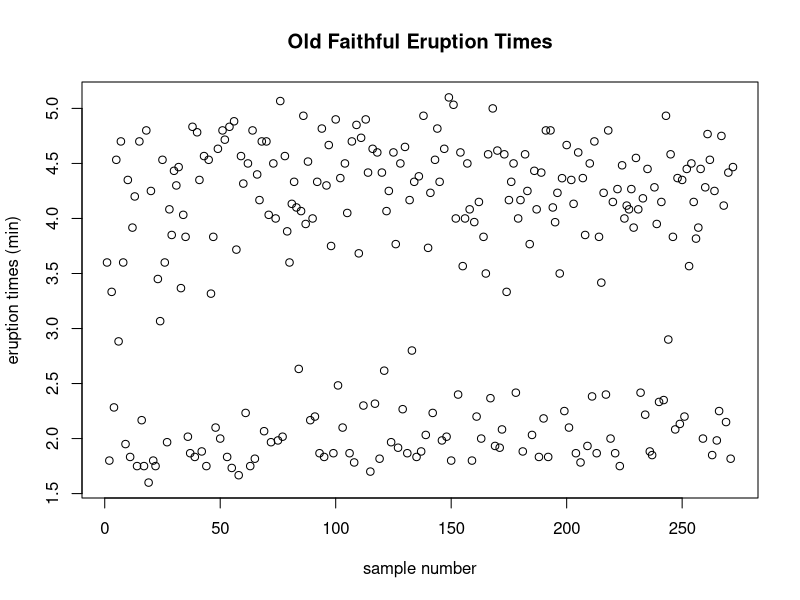
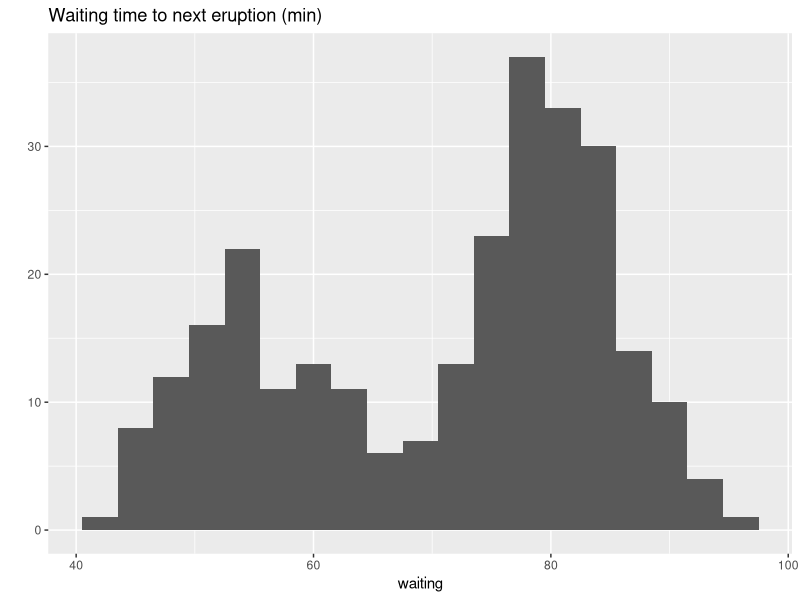
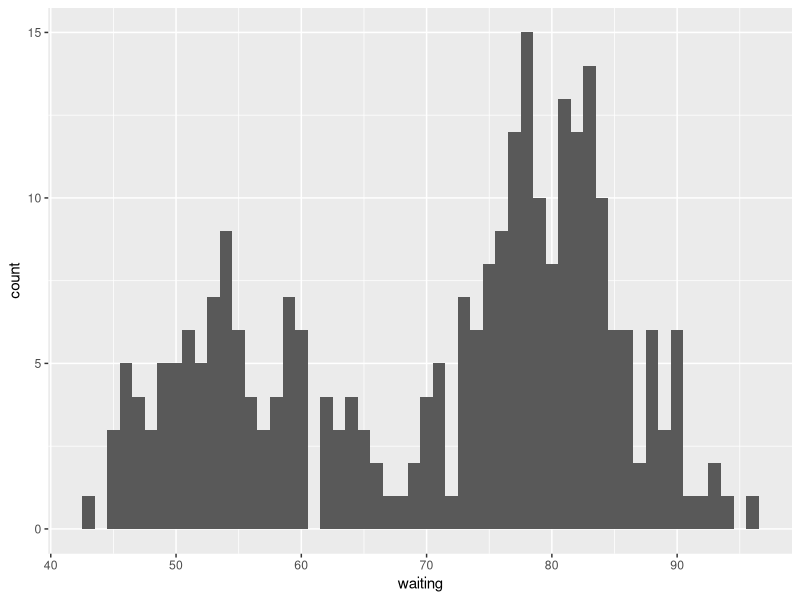
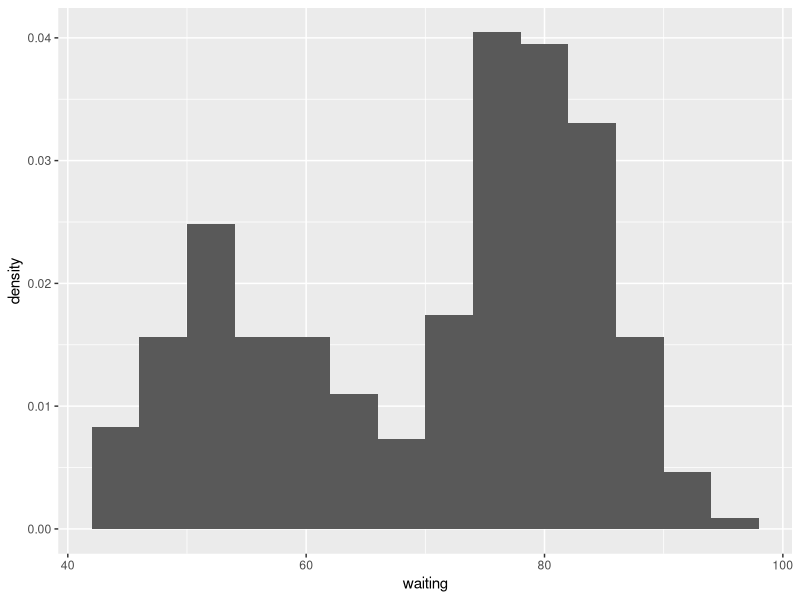
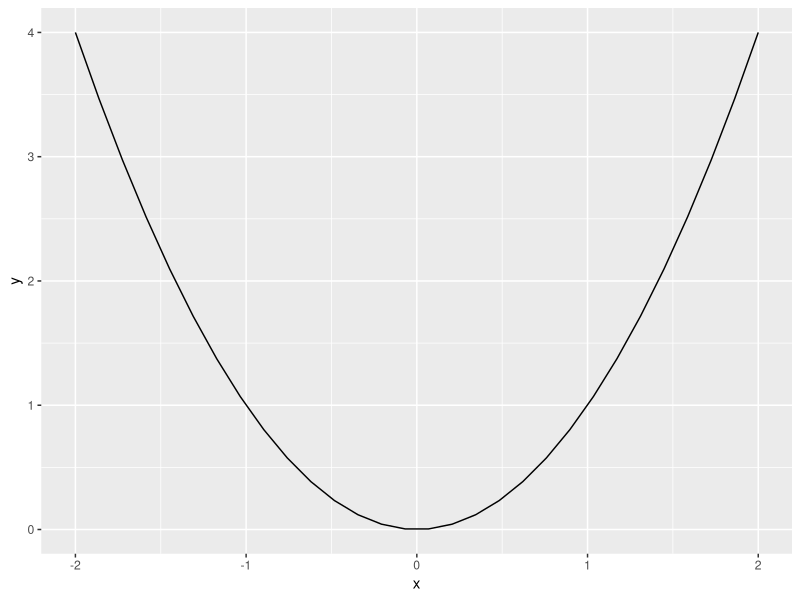
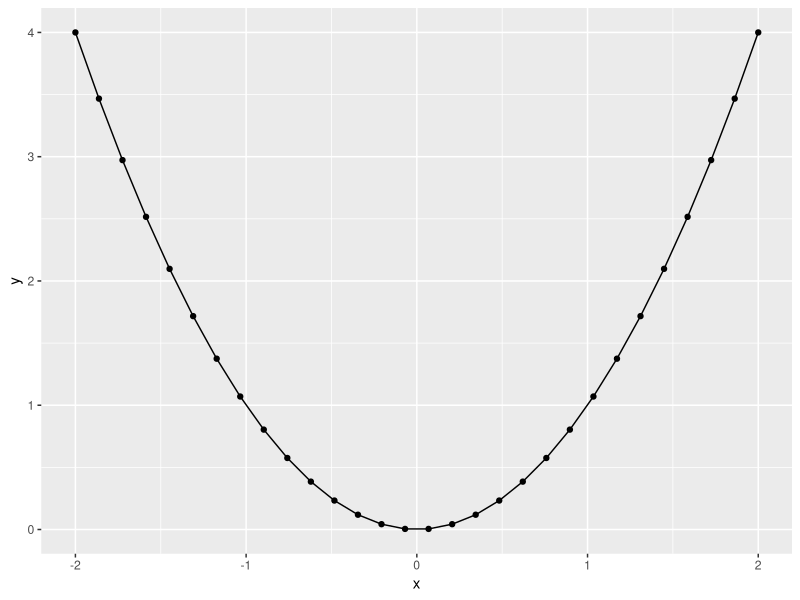
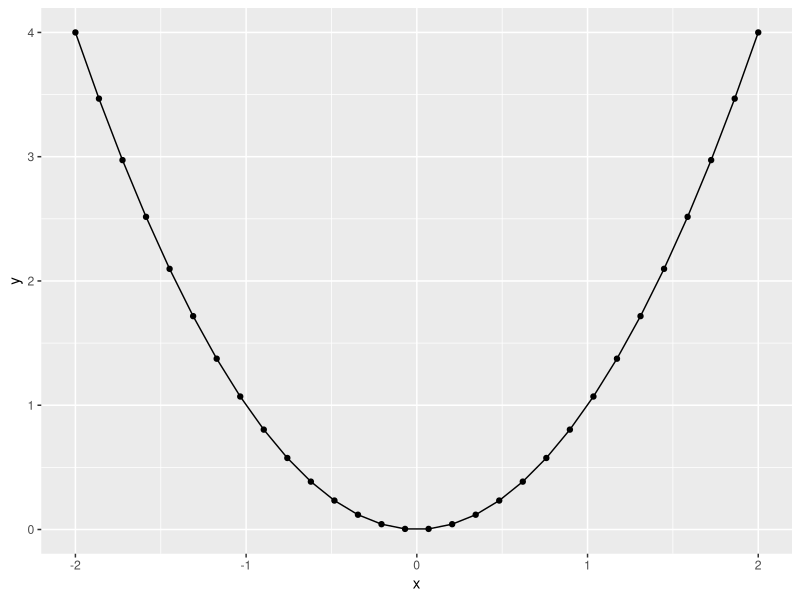
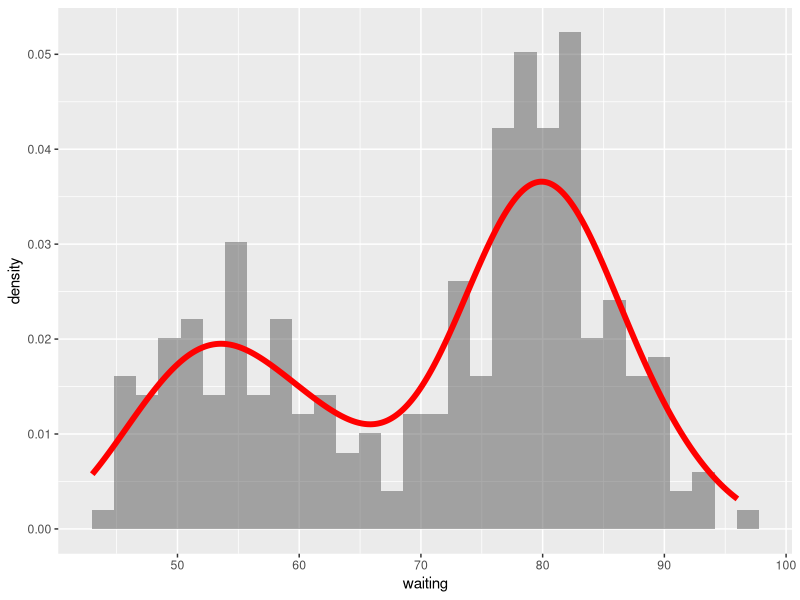

Reproduce these figures in R, in order.
library(ggplot2)
data(faithful)

#QUIZ 1: Create a Strip Plot - one dimensional numeric data as points in a two-dimensional plane with one axis coordinating
#to the index and the other to its value

plot(faithful$eruptions, xlab = "sample number", ylab = "eruption times (min)", main = "Old Faithful Eruption Times")

# We can conclude that Old Faithful has two typical eruption times (~2 mins and ~4 mins)


#QUIZ 2: Histograms - one dimensional numeric data that's divided into bins and counting the number of occurrences or frequency

qplot(x=waiting, data = faithful, binwidth = 3, main = "Waiting time to next eruption (min)")

ggplot(faithful, aes(x=waiting)) + geom_histogram(binwidth = 1)

#Probability Histogram
ggplot(faithful, aes(x = waiting, y = ..density..)) + geom_histogram(binwidth = 4)


#QUIZ 3: Line Plots - shows y values as a function of x values

x = seq(-2, 2, length.out = 30)
y = x^2
qplot(x,y, geom = "line") #line plot
qplot(x, y, geom = c("point", "line"))  #line and point plot
df = data.frame(x=x, y=y)
ggplot(df, aes(x=x, y=y)) + geom_line() + geom_point()  #same as above but with ggplot


#QUIZ 4: Smoothed Histograms - instead of separating data into bins, it shows a curve by using a kernel function (tricube, triangular, uniform, or Gaussian) where h = bandwidth (higher bandwidth = wider histogram)
ggplot(faithful, aes(x = waiting, y = ..density..)) + geom_histogram(alpha = .5) + geom_density(size = 2, color = "red")


#QUIZ 5: Scatter Plot - graphs the relationship between two numeric variables
plot(faithful$eruptions, faithful$waiting, 
     pch=17,
     col=2,
     cex=1.2,
     xlab="waiting times (min)",
     ylab="eruption time (min)")

##############################################################################################
##############################################################################################

library(ggplot2)
data(mtcars)
data(mpg)

install.packages('GGally')
library(GGally)

#QUIZ 6: Categorical variables and scatter plots
# The relationship between two numeric variables and a categorical variable can be graphed using a scatter plot
# where the categorical variable controls the color, size, or shape of the markers

plot(mtcars$hp, mtcars$mpg, pch = mtcars$am,
     xlab = "horsepower",
     cex = 1.2,
     ylab = "mpg",
     main = "mpg vs hp by transmission")
legend("topright", c("automatic", "manual"), pch = c(0,1))

names(mpg)
qplot(x=wt, y=mpg, data=mtcars, size=cyl, main = "MPG vs Weight (x1000 lbs) by cylinder")

#QUIZ 7: Noisy Data - Add a smooth line curve to reveal trends (weighted avg of original data)

names(mtcars)
qplot(x = disp, y = mpg, data = mtcars, 
      main = "MPG vs Displacement") + stat_smooth(method = "loess", degree = 0, span = 0.2, se = TRUE)

#QUIZ 8: Facets - another way to model 3 variables where one is categorical

mtcars$amf[mtcars$am==0] = 'automatic'
mtcars$amf[mtcars$am==1] = 'manual'
mtcars$vsf[mtcars$vs==0] = 'flat'
mtcars$vsf[mtcars$vs==1] = 'V-shape'

#two columns
qplot(x = wt, y = mpg, facets = .~amf, data = mtcars, main = "MPG vs. weight by transmission")

#two rows
qplot(x = wt, y = mpg, facets = vsf~., data = mtcars, main = "MPG vs weight by engine")

#4x4 
qplot(x = wt, y = mpg, facets = vsf~amf, data = mtcars, main = "MPG vs. weight by transmission and engine")

#matrix of plots
DF = mpg[, c('cty', 'hwy', 'displ')]
library(ggplot2)
ggpairs(DF)

# QUIZ 9: Contour Plots - plots relationship between three numeric variables (z as a function of x and y)
# create a grid of x values
# create a grid of y values
# create an expanded x by y grid
# compute values of z on the expanded grid
# graph the data

x_grid = seq(-1, 1, length.out = 100)
y_grid = x_grid
R = expand.grid(x_grid, y_grid)
names(R) = c('x', 'y')
R$z = R$x^2 + R$y^2
ggplot (R, aes(x=x, y=y, z=z)) + stat_contour()


#QUIZ 10: Box Plots: 

ggplot(mpg, aes("", hwy)) + geom_boxplot() + coord_flip() + scale_x_discrete("")

ggplot(mpg, aes(reorder(class, -hwy, median), hwy)) + geom_boxplot() +coord_flip() + scale_x_discrete("class")


#QUIZ 11: QQPlots: scatterplot of quantiles of one dataset on x-axis compared to quantiles of another dataset on y-axis

D = data.frame(samples = c(rnorm(200, 1, 1),
                           rnorm(200, 0, 1),
                           rnorm(200, 0 ,2)))
D$parameter[1:200] = 'N(1,1)';
D$parameter[201:400] = 'N(0,1)';
D$parameter[401:600] = 'N(0,2)';

qplot(samples, facets = parameter~., geom = 'histogram', data = D)

ggplot(D, aes(sample = samples)) + stat_qq() + facet_grid(.~parameter)

